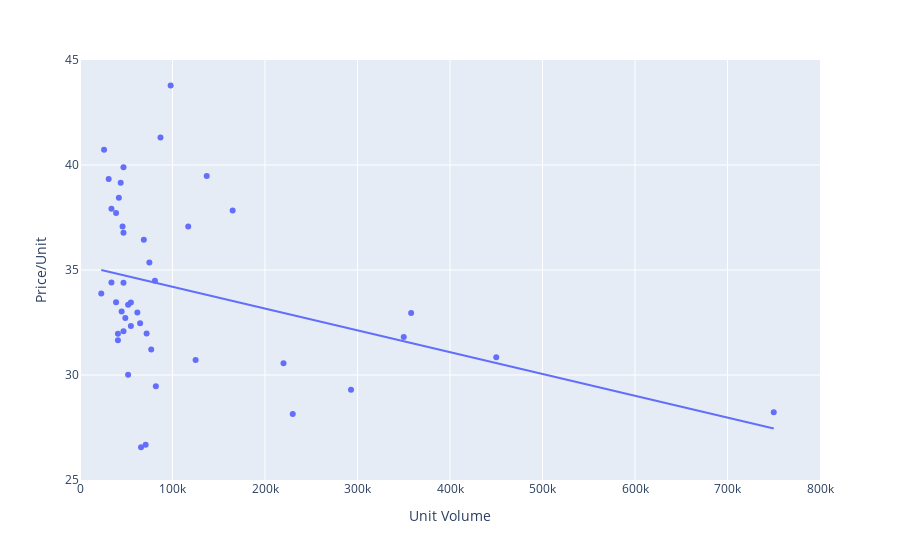

Notebook code cell kept with this figure:
### Markdown cell above
### Scatter plot of unit price and unit volume

### Code cell
##simple scatter plot
#fig = px.scatter(dfwhirlpool, x="Unit Volume", y="Price/Unit")
##simple scatter plot with trendline
fig = px.scatter(dfwhirlpool, x="Unit Volume", y="Price/Unit", trendline="ols")
##simple scatter plot with symbol (Region)
#fig = px.scatter(dfwhirlpool, x="Unit Volume", y="Price/Unit", symbol="Region")
##simple scatter plot with symbol (Region) and multiple trendlines
#fig = px.scatter(dfwhirlpool, x="Unit Volume", y="Price/Unit", trendline="ols", symbol="Region")
##simple scatter plot with color (Type) and symbol (Region)
#fig = px.scatter(dfwhirlpool, x="Unit Volume", y="Price/Unit", color="Type", symbol="Region")
##simple scatter plot with color (Type) and symbol (Region) and multiple trendlines
#fig = px.scatter(dfwhirlpool, x="Unit Volume", y="Price/Unit", trendline="ols", color="Type", symbol="Region")
fig.update_xaxes(range=[0, 800000]) #Fix x-axis
fig.update_yaxes(range=[25, 45]) #Fix y-axis
fig.show()

### Figure 1 — Plotly figure (JSON) as saved in the notebook; plotly's stock layout.template omitted (floating-point values rounded to 4 significant figures)
{"data": [{"hovertemplate": "Unit Volume=%{x}<br>Price/Unit=%{y}<extra></extra>", "legendgroup": "", "marker": {"color": "#636efa", "symbol": "circle"}, "mode": "markers", "name": "", "orientation": "v", "showlegend": false, "type": "scatter", "x": [81000, 137000, 47000, 82000, 66000, 39000, 77000, 350000, 87000, 41000, 165000, 34000, 750000, 55000, 23000, 293000, 47000, 117000, 31000, 52000, 44000, 26000, 98000, 71000, 42000, 34000, 220000, 46000, 450000, 358000, 65000, 52000, 47000, 49000, 230000, 39000, 55000, 47000, 69000, 45000, 72000, 41000, 75000, 125000, 62000], "xaxis": "x", "y": [34.49, 39.48, 32.08, 29.47, 26.56, 37.71, 31.22, 31.81, 41.31, 31.97, 37.83, 34.41, 28.23, 33.45, 33.88, 29.3, 36.77, 37.07, 39.33, 30.01, 39.15, 40.73, 43.78, 26.68, 38.44, 37.92, 30.56, 37.07, 30.85, 32.95, 32.46, 33.34, 34.39, 32.71, 28.14, 33.46, 32.33, 39.89, 36.44, 33.02, 31.98, 31.66, 35.36, 30.72, 32.98], "yaxis": "y"}, {"hovertemplate": "<b>OLS trendline</b><br>Price/Unit = -1.03829e-05 * Unit Volume + 35.2373<br>R<sup>2</sup>=0.123472<br><br>Unit Volume=%{x}<br>Price/Unit=%{y} <b>(trend)</b><extra></extra>", "legendgroup": "", "marker": {"color": "#636efa", "symbol": "circle"}, "mode": "lines", "name": "", "showlegend": false, "type": "scatter", "x": [23000, 26000, 31000, 34000, 34000, 39000, 39000, 41000, 41000, 42000, 44000, 45000, 46000, 47000, 47000, 47000, 47000, 49000, 52000, 52000, 55000, 55000, 62000, 65000, 66000, 69000, 71000, 72000, 75000, 77000, 81000, 82000, 87000, 98000, 117000, 125000, 137000, 165000, 220000, 230000, 293000, 350000, 358000, 450000, 750000], "xaxis": "x", "y": [35.0, 34.97, 34.92, 34.88, 34.88, 34.83, 34.83, 34.81, 34.81, 34.8, 34.78, 34.77, 34.76, 34.75, 34.75, 34.75, 34.75, 34.73, 34.7, 34.7, 34.67, 34.67, 34.59, 34.56, 34.55, 34.52, 34.5, 34.49, 34.46, 34.44, 34.4, 34.39, 34.33, 34.22, 34.02, 33.94, 33.81, 33.52, 32.95, 32.85, 32.2, 31.6, 31.52, 30.56, 27.45], "yaxis": "y"}], "layout": {"legend": {"tracegroupgap": 0}, "margin": {"t": 60}, "xaxis": {"anchor": "y", "domain": [0, 1], "range": [0, 800000], "title": {"text": "Unit Volume"}}, "yaxis": {"anchor": "x", "domain": [0, 1], "range": [25, 45], "title": {"text": "Price/Unit"}}}}
